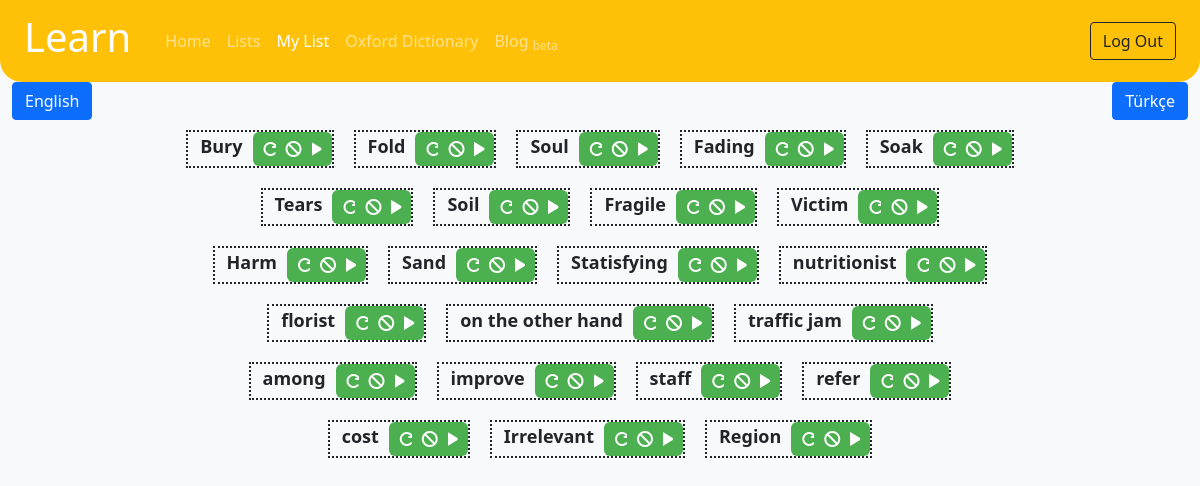
The app's page /mylist.php (signed in) with its own data.
### tables this page shows
CREATE TABLE `listofadmin` (
  `id` int(11) NOT NULL AUTO_INCREMENT,
  `word_ing` varchar(50) NOT NULL,
  `word_tr` varchar(50) NOT NULL,
  PRIMARY KEY (`id`)
);

### mylist.php (the view, shortened to what this page needs)
<?php include("header.php") ?>
<!DOCTYPE html>
<html lang="en">
<head>
    <link rel="stylesheet" href="mylist.css">
</head>
<body>
    <div class="container-fluid">
    <a onclick='setTimeout(function() { getFocus1(); }, 500);' class="btn btn-primary" data-bs-toggle="modal" href="#exampleModalToggle" role="button">English</a>
    <button onclick='setTimeout(function() { getFocus2(); }, 500);' class="btn btn-primary float-end" data-bs-target="#exampleModalToggle2" data-bs-toggle="modal" data-bs-dismiss="modal">Türkçe</button>
    <div class="mainbox row mx-auto">
        <div class="col text-center">
        <?php
        $user = $_SESSION["username"];
        $list = "listof".$user;
        $query = mysqli_query($conn,"SELECT * FROM $list");
        $sayac=0;
        while ($querys = mysqli_fetch_assoc($query))
        {
            $id = $sayac;
            $en = $querys["word_ing"];
            $tr = $querys["word_tr"];
            echo("<div class='myword d-inline-block'><label data-bs-toggle='popover' title='$tr'>$en</label><div class='btn-group' role='group'><a href='changeword.php?word=$en'><button type='button' class='btn btn-secondary'><i class='fas fa-redo'></i></button></a><button onclick='del(\"$en\")' type='button' class='btn btn-secondary'><i class='fas fa-ban'></i></button><button id='click_$id' onclick='play($id,\"$en\")'><i class='fas fa-play'></i></button></div></div>");
            $sayac++;
        }
        ?>
        </div>
    </div>
</body>
</html>

### mylist.css (style rules this page uses)
@media screen and (min-width: 478px) { .mainbox { width: 75%; } }
.myword { border: 2px dotted; margin-right: 0; margin: 10px; padding: 0 12px; }
.myword label { font-size: large; font-weight: bolder; }
.myword button { background-color: #4CAF50; border: none; color: white; padding: 5px 10px; text-align: center; text-decoration: none; display: inline-block; font-size: 16px; border-radius: 6px; margin-right: -12px; }
.btn-group { margin-left: 10px; }

### records on screen
listofadmin: word_ing "Bury"
listofadmin: word_ing "Fold"
listofadmin: word_ing "Soul"
listofadmin: word_ing "Fading"
listofadmin: word_ing "Soak"
listofadmin: word_ing "Tears"
listofadmin: word_ing "Soil"
listofadmin: word_ing "Fragile"
listofadmin: word_ing "Victim"
listofadmin: word_ing "Harm"
listofadmin: word_ing "Sand"
listofadmin: word_ing "Statisfying"
listofadmin: word_ing "nutritionist"
listofadmin: word_ing "florist"
listofadmin: word_ing "on the other hand"
listofadmin: word_ing "traffic jam"
listofadmin: word_ing "among"
listofadmin: word_ing "improve"
listofadmin: word_ing "staff"
listofadmin: word_ing "refer"
listofadmin: word_ing "cost"
listofadmin: word_ing "Irrelevant"
listofadmin: word_ing "Region"
